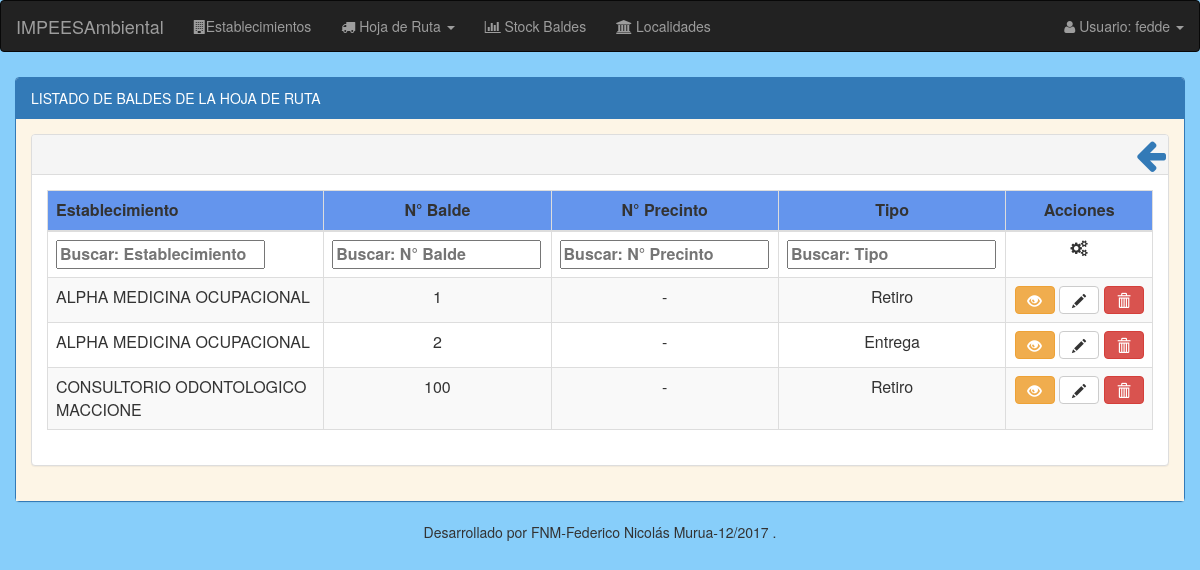
/hojas-de-Ruta/listado/hoja_de_ruta/2018/2/27/ (signed in), run on an earlier commit of the app's database.
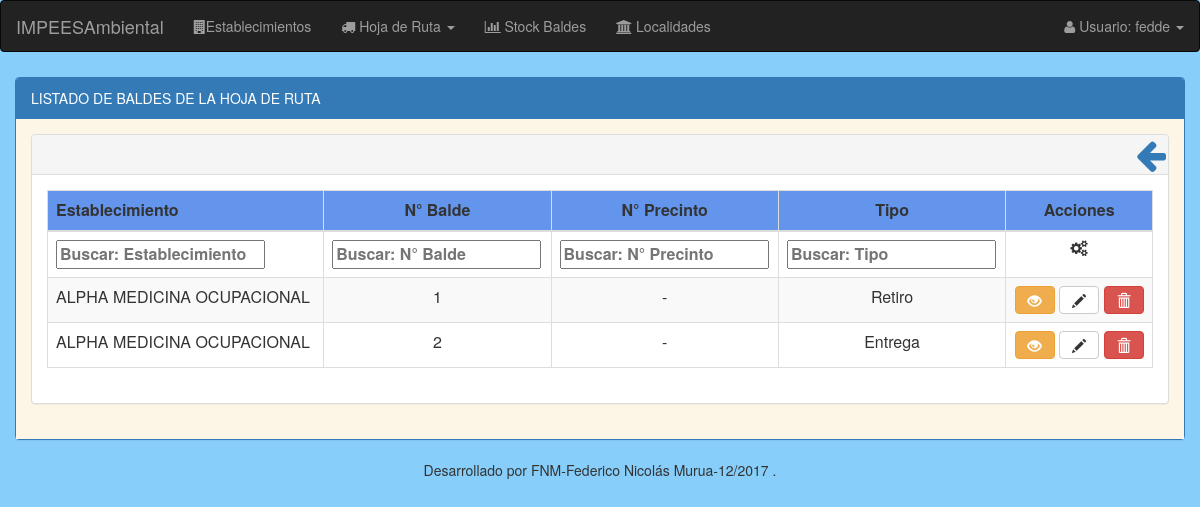
And on a later commit of the database.
### modulo_I/models.py (models this page shows, shortened)
class DetalleHojaRuta(models.Model):
    balde = models.ForeignKey('Balde') #balde_entrega
    nro_precinto = models.BigIntegerField(unique=True, blank=True, null=True)
    tipo = models.CharField(max_length=15, choices=Entrega_Retiro)
    registro_hoja_ruta = models.ForeignKey('RegistroHojaRuta')

class RegistroHojaRuta(models.Model):
    fecha_recorrido = models.DateField() #fecha del dia que se imprimió la hoja de ruta
    establecimiento_generador = models.ForeignKey('EstablecimientoGenerador')
    hora_llegada = models.CharField(max_length=5, blank=True, null=True)
    hora_salida = models.CharField(max_length=5, blank=True, null=True)
    class Meta:
        unique_together = ('fecha_recorrido', 'establecimiento_generador',)

class EstablecimientoGenerador(models.Model):
    nro_inscripcion = models.BigIntegerField(unique=True, blank=True, null=True, default=None) # N° inscripcion registro de generadores provincia del chubut
    activo = models.BooleanField(default=False)
    razon_social = models.CharField(max_length=50)
    direccion = models.CharField(max_length=100)
    tipo_actividad = MultiSelectField(choices=sorted(Actividades), blank=True, null=True)
    recoleccion = MultiSelectField(choices=Dias, blank=True, null=True)
    localidad = models.ForeignKey('Localidad', null=True, on_delete=models.SET_NULL)
    telefono = models.CharField(max_length=50, blank=True, null=True)
    email = models.CharField(max_length=200, blank=True, null=True)
    responsable_ambiental = models.CharField(max_length=50, blank=True, null=True)
    cuit = models.CharField(max_length=20, blank=True, null=True)
    nro_parada = models.IntegerField(validators=[MinValueValidator(1)], blank=True, null=True) # En el recorrido
    recorrido = models.ForeignKey('Recorrido',blank=True, null=True, on_delete=models.SET_NULL)
    '''
    class Meta:
        unique_together = ('recorrido', 'nro_parada',)
    '''
    def __str__(self):
        return "%s" % (self.razon_social)

class Balde(models.Model):
    nro_balde = models.CharField(max_length=15, unique=True)
    capacidad = models.CharField(max_length=5, choices=Capacidad_balde) # en dm3
    estado = models.CharField(max_length=15, choices=Estado, default='En Planta')
    establecimiento_generador = models.ForeignKey('EstablecimientoGenerador', blank=True, null=True, default=None)

### modulo_I/views.py (the view)
@login_required
def listado_baldes_utilizados(request, anio, mes, dia):
    fecha_recorrido = datetime.date(int(anio), int(mes), int(dia))
    listado_baldes = DetalleHojaRuta.objects.filter(registro_hoja_ruta__fecha_recorrido__year=int(anio), registro_hoja_ruta__fecha_recorrido__month=int(mes), registro_hoja_ruta__fecha_recorrido__day=int(dia))
    return render(request, 'registroHojaRuta/baldes_utilizados/baldeutilizado_listado.html', {'listado_baldes': listado_baldes})

### modulo_I/templates/registroHojaRuta/baldes_utilizados/baldeutilizado_listado.html (shortened to what this page needs)
{% extends "balde/balde_listado.html" %}
{% load staticfiles %}
{% block panel-heading %}
  LISTADO DE BALDES DE LA HOJA DE RUTA
{% endblock %}
{% block panel-heading-tabla %}
  <div style="padding-top:0.3%; padding-left:0.1%;">
    <a href="{% url 'registroHojaRuta:listado_general' %}" data-toggle="tooltip" title="Volver"><i class="fa fa-arrow-left pull-right" style="font-size: 35px;padding-right:2px;"></i></a>
  </div>
{% endblock %}
{% block thead-tabla %}
  <thead>
  <tr style="background:#6495ED;">
      <th width="25%">Establecimiento</th>
      <th style="text-align: center;">N° Balde</th>
      <th style="text-align: center;">N° Precinto</th>
      <th style="text-align: center;">Tipo</th>
      <th style="text-align: center;">Acciones</th>
  </tr>
  </thead>
{% endblock %}
{% block tfoot-tabla %}
  <tfoot>
     <tr>
       <th>Establecimiento</th>
       <th>N° Balde</th>
       <th>N° Precinto</th>
       <th>Tipo</th>
       <th style="text-align: center;"><i class="fa fa-cogs"></i></th>
    </tr>
  </tfoot>
{% endblock %}
{% block tbody-tabla %}
<tbody>
  {% for balde in listado_baldes %}
      <tr>
        <td>{{ balde.registro_hoja_ruta.establecimiento_generador}}</td>
        <td style="text-align: center;">{{ balde.balde.nro_balde }}</td>
        {% if balde.nro_precinto %}
          <td style="text-align: center;">{{ balde.nro_precinto}}</td>
        {% else %}
          <td style="text-align: center;">-</td>
        {% endif %}
        <td style="text-align: center;">{{ balde.tipo}}</td>
        <td align="center">
            <a class="btn btn-warning" data-toggle="tooltip" title="Detalles" href="{% url 'registroHojaRuta:detalle_balde_utilizado' id_balde=balde.id %}"><em class="glyphicon glyphicon-eye-open"></em></a>
            <a class="btn btn-default" data-toggle="tooltip" title="Modificar" href="{% url 'registroHojaRuta:modif_balde_utilizado' id_balde=balde.balde.id id_hoja=balde.registro_hoja_ruta.id %}"><em class="glyphicon glyphicon-pencil"></em></a>
            <a id="nro_balde"class="btn btn-danger btn-baja"  data-baldenro="{{balde.id}}" data-toggle="modal" data-target="#modal_baja" title="Eliminar"><em class="glyphicon glyphicon-trash"></em></a>
        </td>
      </tr>
    {% endfor %}
  </tbody>
{% endblock %}

What changed in the data, as far as the page shows it:
removed DetalleHojaRuta: registro_hoja_ruta.establecimiento_generador "CONSULTORIO ODONTOLOGICO MACCIONE", balde.nro_balde "100", tipo "Retiro"
